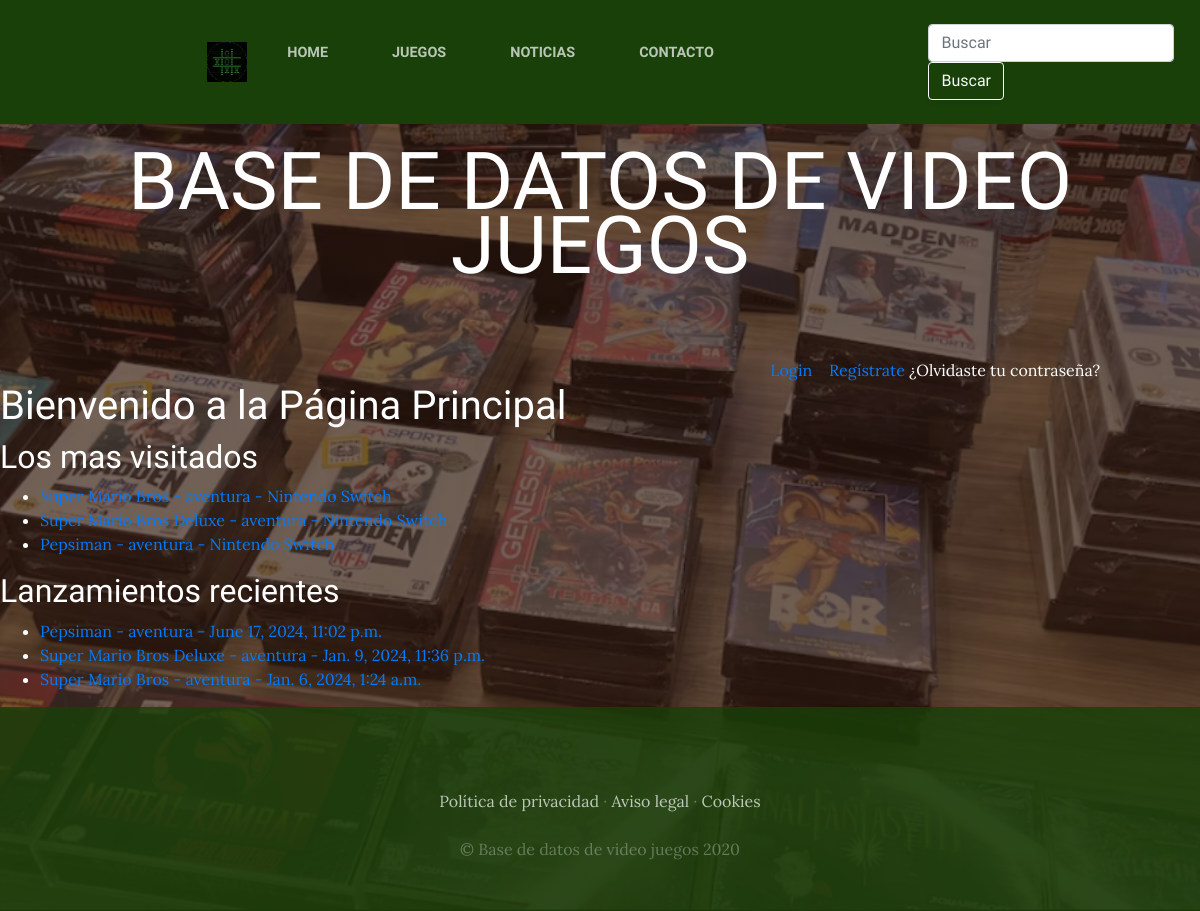
/home/, run on the app's committed database.
### juegos/models.py (models this page shows, shortened)
class Juego(models.Model):
    nombre=models.CharField(max_length=50)
    plataforma=models.CharField(max_length=50)
    id_genero=models.CharField(max_length=50)
    creado=models.DateTimeField(auto_now_add=True)
    descripcion=models.CharField(max_length=200)
    imagen=models.ImageField(upload_to='juegos')
    class Meta:
        verbose_name='juego'
        verbose_name_plural='juegos'

### home/views.py (the view)
# urls.py: 2. Add a URL to urlpatterns:  path('', views.home, name='home')
def home(request):
    juegosMasVisualizados = Juego.objects.annotate(num_clicks=Sum('click_count__count')).order_by('-num_clicks')[:10]
    juegos10 = Juego.objects.all()[:10]  # Obtener los primeros 10 juegos
    juegosRecientes = Juego.objects.all().order_by('-creado')[:10]  # Obtener los primeros 10 juegos ordenados por fecha más reciente
    context = {
        'juegosMasVisualizados': juegosMasVisualizados,
        'juegos10': juegos10,
        'juegosRecientes': juegosRecientes,
    }
    return render(request, "home/home.html",  context)

### home/templates/home/home.html
{% extends "ProyectoWebApp/base.html" %}
{% load static %}
{% block content %}
    <div class="container1">
        <h1 style="color: white;">Bienvenido a la Página Principal</h1>
        <div class="container2">
              <h2 style="color: white;">Los mas visitados</h2>
                <ul style="color: white;">
                  {% for juego in juegosMasVisualizados %}
                      <li><a href="{% url 'game_detail' juego.id %}">{{ juego.nombre }} - {{ juego.id_genero }} - {{ juego.plataforma }}</a></li>
                  {% endfor %}
              </ul>
        </div>
        <div class="container3">
            <h2 style="color: white;">Lanzamientos recientes</h2>
              <ul style="color: white;">
                {% for juegos in juegosRecientes %}
                     <li><a href="{% url 'game_detail' juegos.id %}">{{ juegos.nombre }} - {{ juegos.id_genero }} - {{ juegos.creado }}</a></li>
                {% endfor %}
            </ul>
        </div>
    </div>
{% endblock %}

### ProyectoWebApp/static/ProyectoWebApp/css/gestion.css (style rules this page uses)
body { font-family: 'Lora'; background: linear-gradient(rgba(47, 23, 15, 0.65), rgba(47, 23, 15, 0.65)), url("../img/imagen4.png"); background-attachment: fixed; background-position: center; background-size: cover; }
h1, h2, h3, h4, h5, h6 { font-family: 'Raleway'; }

### ProyectoWebApp/templates/ProyectoWebApp/base.html (style rules this page uses)
body { padding-top: 70px; }

### data on the page
Juego: nombre "Super Mario Bros", id_genero "aventura", plataforma "Nintendo Switch", creado "Jan. 6, 2024, 1:24 a.m."
Juego: nombre "Super Mario Bros Deluxe", id_genero "aventura", plataforma "Nintendo Switch", creado "Jan. 9, 2024, 11:36 p.m."
Juego: nombre "Pepsiman", id_genero "aventura", plataforma "Nintendo Switch", creado "June 17, 2024, 11:02 p.m."
